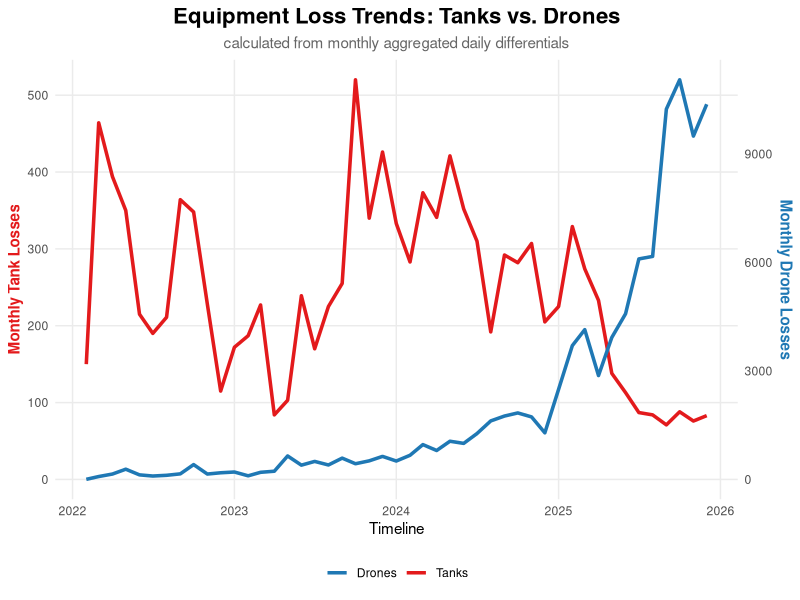
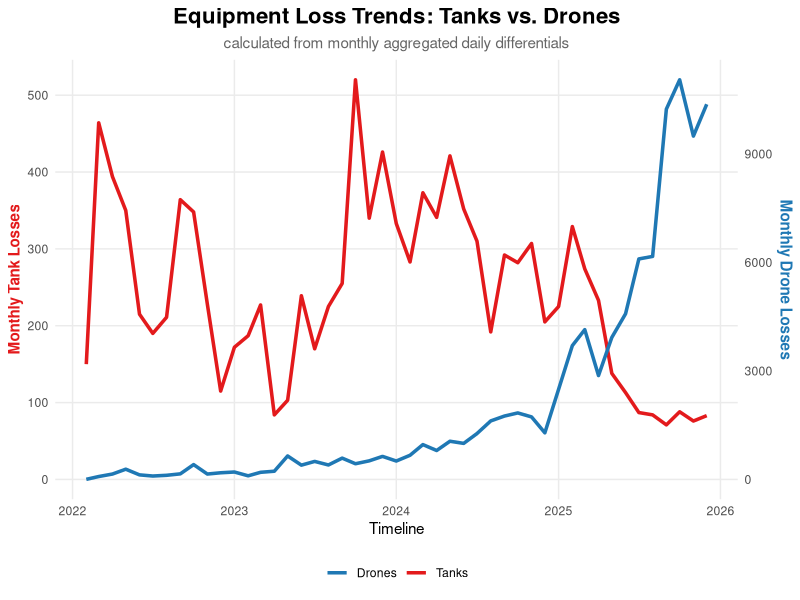

Write the R code that produced these figures, in order.
# PROJECT: Russian Equipment Loss Analysis (Tanks Vs. Drones)
# AUTHOR: Temuulen Munkhgerel
# DATE: December, 2025
# PURPOSE: Cleans raw daily cumulative data into monthly aggregated differentials for trend visualisation.

library(tidyverse)
library(lubridate)

# 1. DATA IMPORT
df <- read_csv('russia_losses_equipment.csv')

# 2. DATA PROCESSING
df_clean <- df %>%
    mutate(date = as.Date(date)) %>%
    arrange(date) %>%
    mutate(
        daily_tank = tank - lag(tank, default = 0),
        daily_drone = drone - lag(drone, default = 0)
    )

# 3. AGGREGATING BY MONTH
monthly_losses <- df_clean %>%
    group_by(month = floor_date(date, "month")) %>%
    summarise(
        total_tanks = sum(daily_tank),
        total_drones = sum(daily_drone)
    )

# 4. VISUALISATION

scale_factor <- max(monthly_losses$total_tanks, na.rm = TRUE) / 
                max(monthly_losses$total_drones, na.rm = TRUE)

ggplot(monthly_losses, aes(x = month)) +
  # LINES
  geom_line(aes(y = total_tanks, color = "Tanks"), linewidth = 1.2) +
  geom_line(aes(y = total_drones * scale_factor, color = "Drones"), linewidth = 1.2) +
  
  # DUAL-AXIS
  scale_y_continuous(
    name = "Monthly Tank Losses",
    sec.axis = sec_axis(~./scale_factor, name = "Monthly Drone Losses")
  ) +
  
  # COLORS
  scale_color_manual(values = c("Tanks" = "#e31a1c", "Drones" = "#1f78b4")) +
  
  # THEME & FORMATTING
  theme_minimal() +
  labs(
    title = "Equipment Loss Trends: Tanks vs. Drones",
    subtitle = "calculated from monthly aggregated daily differentials",
    x = "Timeline",
    color = NULL
  ) +
  theme(
    plot.title = element_text(hjust = 0.5, face = "bold", size = 16),
    plot.subtitle = element_text(hjust = 0.5, color = "gray40"),
    legend.position = "bottom",
    axis.title.y.left = element_text(color = "#e31a1c", face = "bold"),
    axis.title.y.right = element_text(color = "#1f78b4", face = "bold"),
    panel.grid.minor = element_blank()
  )

# 5. SAVING THE FINAL VERSION
ggsave("equipment_losses_centered.png", width = 12, height = 7, dpi = 300)
